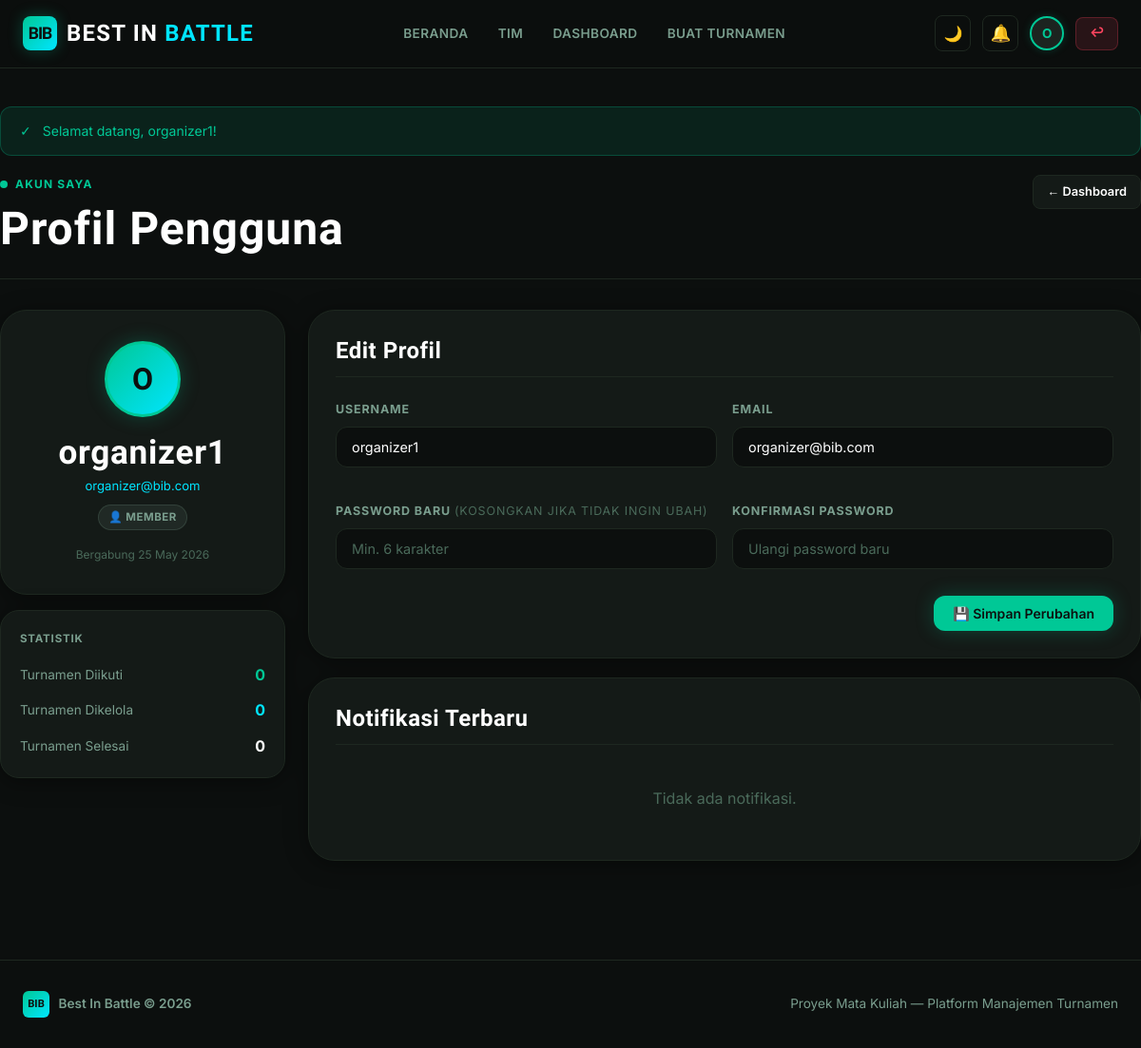
/pages/member/profile.php (signed in), run on the app's committed database.
### tables this page shows
CREATE TABLE `users` (
  `id` int(11) NOT NULL,
  `username` varchar(50) NOT NULL,
  `email` varchar(100) NOT NULL,
  `password` varchar(255) NOT NULL,
  `role` enum('admin','member') NOT NULL,
  `created_at` timestamp NOT NULL DEFAULT current_timestamp() ON UPDATE current_timestamp()
);

### pages/member/profile.php (the view, shortened to what this page needs)
<?php
require_once '../../config/database.php';
$user_id = (int) $_SESSION['user_id'];
$user = mysqli_fetch_assoc(mysqli_query($conn, "SELECT * FROM users WHERE id = $user_id LIMIT 1"));
$joined_count   = (int) mysqli_fetch_assoc(mysqli_query($conn, "SELECT COUNT(*) AS c FROM participants WHERE user_id=$user_id AND status='approved'"))['c'];
$managed_count  = (int) mysqli_fetch_assoc(mysqli_query($conn, "SELECT COUNT(*) AS c FROM tournaments WHERE organizer_id=$user_id AND status NOT IN ('rejected','pending')"))['c'];
$finished_count = (int) mysqli_fetch_assoc(mysqli_query($conn, "SELECT COUNT(*) AS c FROM tournaments WHERE organizer_id=$user_id AND status='finished'"))['c'];
$notifs = [];
?>
<!DOCTYPE html>
<html lang="id" data-theme="">
<head>
    <link rel="stylesheet" href="../../assets/css/global.css">
    <link rel="stylesheet" href="../../assets/css/dashboard.css">
</head>
<body class="page-fade">
<?php include '../components/navbar.php'; ?>
<div class="container page-wrap">
    <?php include '../components/alert.php'; ?>
    <div class="page-header">
        <div class="page-header-info">
            <div class="page-label">Akun Saya</div>
            <h1>Profil Pengguna</h1>
        </div>
        <a href="dashboard.php" class="btn btn-secondary btn-sm">← Dashboard</a>
    </div>
    <div style="display:grid;grid-template-columns:300px 1fr;gap:1.5rem;" class="profile-grid">
        <div>
            <div class="card" style="text-align:center;padding:2rem 1.5rem;margin-bottom:1rem;">
                <div style="width:80px;height:80px;border-radius:50%;background:linear-gradient(135deg,var(--accent),var(--accent-2));margin:0 auto 1rem;display:flex;align-items:center;justify-content:center;font-family:var(--font-display);font-size:2rem;font-weight:700;color:#0C0F0E;border:3px solid var(--accent);box-shadow:0 0 20px rgba(0,200,150,0.25);">
                    <?= strtoupper(substr($user['username'], 0, 1)) ?>
                </div>
                <h2 style="margin-bottom:0.25rem;"><?= htmlspecialchars($user['username']) ?></h2>
                <div style="color:var(--accent-2);font-size:0.82rem;margin-bottom:0.5rem;"><?= htmlspecialchars($user['email']) ?></div>
                <span class="badge <?= $user['role'] === 'admin' ? 'badge-ongoing' : 'badge-finished' ?>">
                    <?= $user['role'] === 'admin' ? '🛡️ Admin' : '👤 Member' ?>
                </span>
                <div style="margin-top:1rem;font-size:0.75rem;color:var(--text-dim);">
                    Bergabung <?= date('d M Y', strtotime($user['created_at'])) ?>
                </div>
            </div>
            <div class="card card-sm">
                <div style="font-size:0.72rem;font-weight:700;text-transform:uppercase;letter-spacing:0.07em;color:var(--text-muted);margin-bottom:1rem;">Statistik</div>
                <div style="display:flex;flex-direction:column;gap:0.75rem;">
                    <div style="display:flex;justify-content:space-between;align-items:center;">
                        <span style="font-size:0.85rem;color:var(--text-muted);">Turnamen Diikuti</span>
                        <strong style="color:var(--accent);"><?= $joined_count ?></strong>
                    </div>
                    <div style="display:flex;justify-content:space-between;align-items:center;">
                        <span style="font-size:0.85rem;color:var(--text-muted);">Turnamen Dikelola</span>
                        <strong style="color:var(--accent-2);"><?= $managed_count ?></strong>
                    </div>
                    <div style="display:flex;justify-content:space-between;align-items:center;">
                        <span style="font-size:0.85rem;color:var(--text-muted);">Turnamen Selesai</span>
                        <strong style="color:var(--text);"><?= $finished_count ?></strong>
                    </div>
                </div>
            </div>
        </div>
        <div style="display:flex;flex-direction:column;gap:1.25rem;">
            <div class="card">
                <h3 style="margin-bottom:1.5rem;padding-bottom:0.75rem;border-bottom:1px solid var(--border);">Edit Profil</h3>
                <form method="POST" action="profile.php">
                    <div style="display:grid;grid-template-columns:1fr 1fr;gap:1rem;">
                        <div class="form-group">
                            <label class="form-label">Username</label>
                            <input type="text" name="username" class="form-control"
                                   value="<?= htmlspecialchars($user['username']) ?>" required minlength="3" maxlength="50">
                        </div>
                        <div class="form-group">
                            <label class="form-label">Email</label>
                            <input type="email" name="email" class="form-control"
                                   value="<?= htmlspecialchars($user['email']) ?>" required>
                        </div>
                        <div class="form-group">
                            <label class="form-label">Password Baru <span style="color:var(--text-dim);font-weight:400;">(kosongkan jika tidak ingin ubah)</span></label>
                            <input type="password" name="password" class="form-control" placeholder="Min. 6 karakter" minlength="6">
                        </div>
                        <div class="form-group">
                            <label class="form-label">Konfirmasi Password</label>
                            <input type="password" name="password_confirm" class="form-control" placeholder="Ulangi password baru">
                        </div>
                    </div>
                    <div style="display:flex;justify-content:flex-end;margin-top:0.5rem;">
                        <button type="submit" class="btn btn-primary">💾 Simpan Perubahan</button>
                    </div>
                </form>
            </div>
            <div class="card">
                <div style="display:flex;justify-content:space-between;align-items:center;margin-bottom:1.25rem;padding-bottom:0.75rem;border-bottom:1px solid var(--border);">
                    <h3>Notifikasi Terbaru</h3>
                </div>
                <?php if (empty($notifs)): ?>
                    <div style="text-align:center;padding:1.5rem;color:var(--text-dim);">Tidak ada notifikasi.</div>
                <?php endif; ?>
            </div>
        </div>
    </div>
</div>
<?php include '../components/footer.php'; ?>
</body>
</html>

### assets/css/global.css (style rules this page uses)
:root { --bg: #0C0F0E; --surface: #141A17; --surface-2: #1C2420; --border: #1E2820; --border-muted: rgba(122,158,142,0.2); --accent: #00C896; --accent-2: #00E5FF; --accent-red: #FF4560; --text: #FFFFFF; --text-muted: #7A9E8E; --text-dim: #4A6A5A; --radius-sm: 8px; --radius-md: 12px; --radius-lg: 20px; --radius-xl: 28px; --shadow-glow: 0 0 20px rgba(0,200,150,0.15); --shadow-card: 0 4px 24px rgba(0,0,0,0.4); --transition: all 0.2s ease; --font-display: 'Rajdhani', sans-serif; --font-body: 'Inter', sans-serif; }
*, *::before, *::after { box-sizing: border-box; margin: 0; padding: 0; }
html { scroll-behavior: smooth; }
body { font-family: var(--font-body); background-color: var(--bg); color: var(--text); line-height: 1.6; min-height: 100vh; -webkit-font-smoothing: antialiased; }
a { color: var(--accent); text-decoration: none; }
h1, h2, h3, h4 { font-family: var(--font-display); font-weight: 700; line-height: 1.2; letter-spacing: 0.02em; }
h1 { font-size: clamp(1.8rem, 4vw, 3rem); }
h2 { font-size: clamp(1.4rem, 3vw, 2.2rem); }
h3 { font-size: clamp(1.1rem, 2vw, 1.5rem); }
.container { max-width: 1200px; margin: 0 auto; padding: 0 1.5rem; }
.page-wrap { padding: 2.5rem 0; min-height: calc(100vh - 80px); }
.btn { display: inline-flex; align-items: center; justify-content: center; gap: 0.5rem; padding: 0.625rem 1.25rem; border-radius: var(--radius-md); font-family: var(--font-body); font-size: 0.875rem; font-weight: 600; cursor: pointer; transition: var(--transition); border: none; white-space: nowrap; text-decoration: none; }
.btn-primary { background: var(--accent); color: #0C0F0E; box-shadow: 0 0 20px rgba(0,200,150,0.25); }
.btn-secondary { background: var(--surface); color: var(--text); border: 1px solid var(--border); }
.btn-sm { padding: 0.4rem 0.875rem; font-size: 0.8rem; border-radius: var(--radius-sm); }
.card { background: var(--surface); border: 1px solid var(--border); border-radius: var(--radius-xl); padding: 1.75rem; box-shadow: var(--shadow-card); transition: var(--transition); }
.card-sm { padding: 1.25rem; border-radius: var(--radius-lg); }
.badge { display: inline-flex; align-items: center; gap: 0.35rem; padding: 0.2rem 0.65rem; border-radius: 20px; font-size: 0.72rem; font-weight: 700; letter-spacing: 0.04em; text-transform: uppercase; }
.badge-finished { background: rgba(122,158,142,0.12); color: var(--text-muted); border: 1px solid var(--border-muted); }
.form-group { margin-bottom: 1.25rem; }
.form-label { display: block; font-size: 0.78rem; font-weight: 700; color: var(--text-muted); text-transform: uppercase; letter-spacing: 0.07em; margin-bottom: 0.5rem; }
.form-control { width: 100%; background: var(--bg); border: 1px solid var(--border); border-radius: var(--radius-md); padding: 0.75rem 1rem; color: var(--text); font-family: var(--font-body); font-size: 0.9rem; transition: var(--transition); outline: none; appearance: none; -webkit-appearance: none; }
.form-control::placeholder { color: var(--text-dim); }
.page-header { padding-bottom: 1.5rem; margin-bottom: 2rem; border-bottom: 1px solid var(--border); display: flex; align-items: flex-start; justify-content: space-between; gap: 1rem; flex-wrap: wrap; }
.page-header-info h1 { color: var(--text); }
.page-label { font-size: 0.75rem; font-weight: 700; text-transform: uppercase; letter-spacing: 0.1em; color: var(--accent); display: flex; align-items: center; gap: 0.5rem; margin-bottom: 0.5rem; }
.page-label::before { content: ''; width: 8px; height: 8px; border-radius: 50%; background: var(--accent); animation: pulse-dot 2s infinite; }
.page-fade { animation: pageFadeIn 0.4s ease forwards; }

### data on the page
users: username "O", username "organizer1", email "organizer@bib.com", created_at "25 May 2026"

### other printed values
substr($current_username, 0, 1) "O"
$_SESSION['success'] "Selamat datang, organizer1!"
$joined_count "0"
$managed_count "0"
$finished_count "0"
